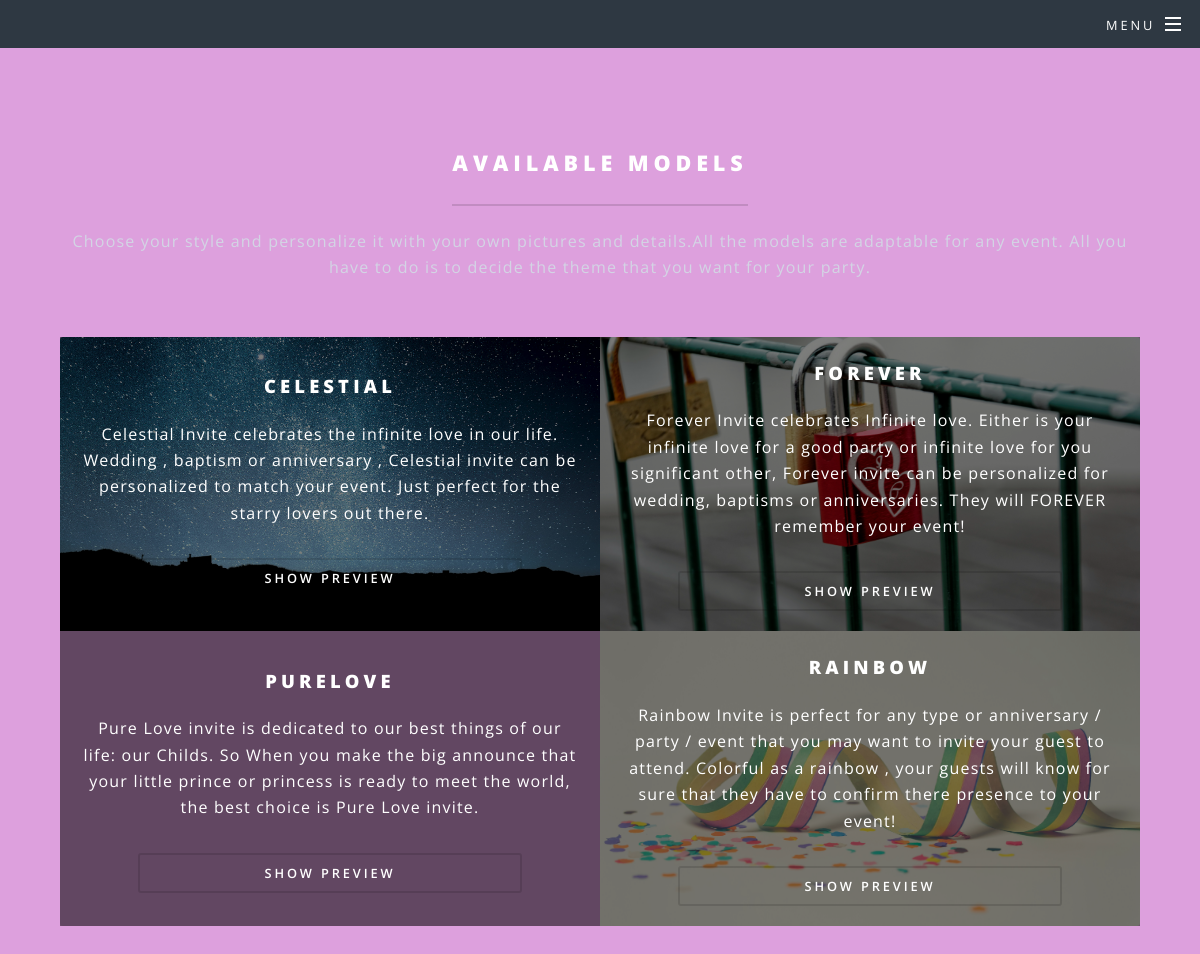
/models/, run on an earlier commit of the app's database.
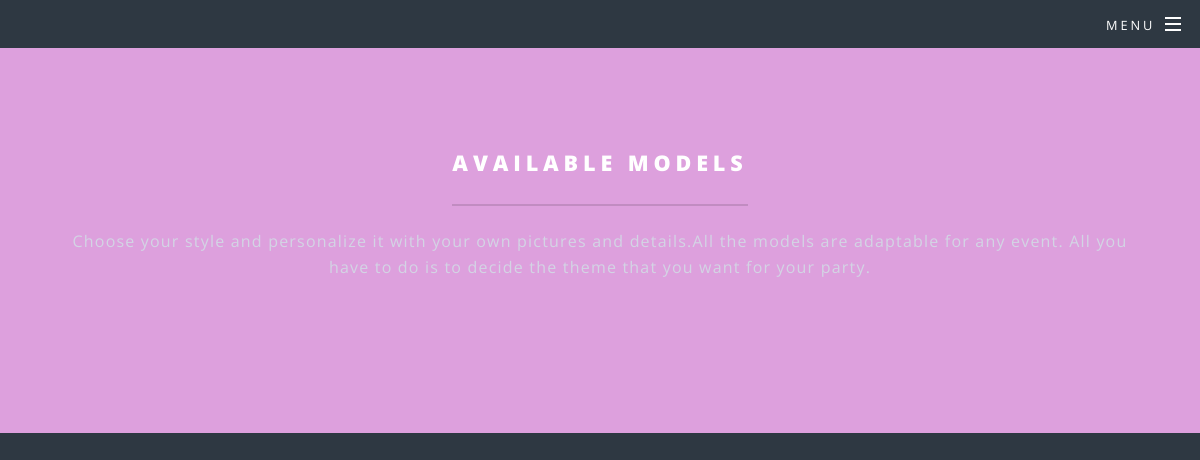
And on a later commit of the database.
### models/models.py (models this page shows, shortened)
class Model(models.Model):
    name = models.CharField(max_length=100)
    description = models.TextField()
    image = models.ImageField(upload_to='media/model_images/')

### models/views.py (the view)
# urls.py: path('', views.models_view, name='models'),
def models_view(request):
    models = Model.objects.all()
    if request.user.is_authenticated:
        template_name = 'models/models_dashboard.html'
    else:
        template_name = 'models/models.html'
    return render(request, template_name, {'models': models})

### eventplanner/context_processors.py (called while the page is built)
def events_processor(request):
    events = Event.objects.all()
    return {'events': events}

### templates/models/models.html (shortened to what this page needs)
{% extends 'base.html' %}
{% load static %}
{% block content %}
    <div id="page-wrapper" >
        <section id="three" class="wrapper style3 special" style="background-color: plum">
            <div class="inner">
                <header class="major">
                    <h2>Available models</h2>
                    <p>Choose your style and personalize it with your own pictures and details.All the models are
                        adaptable for any event. All you have to do is to decide the theme that you want for your
                        party. </p>
                </header>
                <ul class="features">
                    {% for model in models %}
                        <li style="background-image: url('{{ model.image.url }}'); background-size: cover; background-position: center; position: relative; padding: 20px; color: white;">
                            <div style="background-color: rgba(0, 0, 0, 0.5); position: absolute; top: 0; right: 0; bottom: 0; left: 0;"></div>
                            <div class="content" style="position: relative; z-index: 1;display: flex; flex-direction: column; justify-content: center; align-items: center; text-align: center; height: 100%;">
                                <h3>{{ model.name }}</h3>
                                <p>{{ model.description }}</p>
                                <a href="{% url 'template' model.id %}" class="button fit">Show preview</a>
                            </div>
                        </li>
                    {% endfor %}
                </ul>
            </div>
        </section>
    </div>
{% endblock %}

What changed in the data, as far as the page shows it:
removed Model: image (picture), name "CELESTIAL", description "Celestial Invite celebrates the infinite love in our life. Wedding , baptism or anniversary , Celestial invite can be personalized to match your event. Just perfect for the starry lovers out there."
removed Model: image (picture), name "FOREVER", description "Forever Invite celebrates Infinite love. Either is your infinite love for a good party or infinite love for you significant other, Forever invite can be personalized for wedding, baptisms or anniversaries. They will FOREVER remember your event!"
removed Model: name "PURELOVE", description "Pure Love invite is dedicated to our best things of our life: our Childs. So When you make the big announce that your little prince or princess is ready to meet the world, the best choice is Pure Love invite."
removed Model: image (picture), name "RAINBOW", description "Rainbow Invite is perfect for any type or anniversary / party / event that you may want to invite your guest to attend. Colorful as a rainbow , your guests will know for sure that they have to confirm there presence to your event!"
